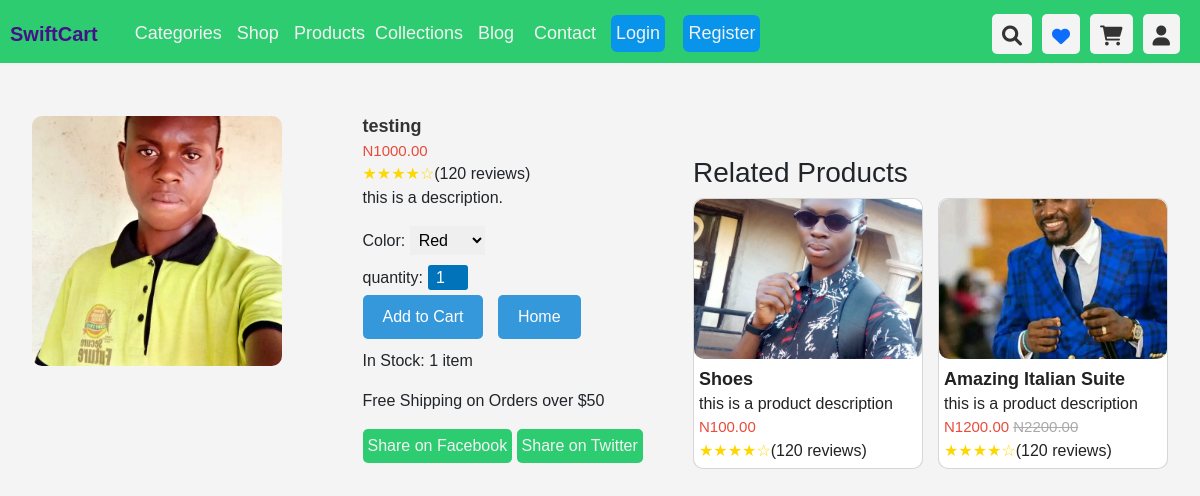
/product/45f5c0f7-6c9f-45db-b106-e568e50273c1/, run on the app's committed database.
### Store/models.py (models this page shows)
class Product(models.Model):
    id = models.UUIDField(primary_key=True, unique=True, default=uuid.uuid4)
    name = models.CharField(max_length=100)
    image = models.ImageField(upload_to='products_images', blank=True, null=True)
    description = models.TextField()
    in_stock = models.PositiveBigIntegerField(default=1)
    price = models.DecimalField(decimal_places=2, max_digits=10000)
    is_sale = models.BooleanField(default=False)
    sale_price = models.DecimalField(decimal_places=2, max_digits=10000, blank=True, null=True)
    is_featured = models.BooleanField(default=False)
    is_trending = models.BooleanField(default=False)
    is_best_seller = models.BooleanField(default=False)
    category = models.ForeignKey(Category, related_name='product_category', on_delete=models.CASCADE)
    created_by = models.ForeignKey(User, related_name='addes_product', on_delete=models.CASCADE)
    created_at = models.DateTimeField(auto_now_add=True)
    def __str__(self):
        return f'{self.name}'

### Store/views.py (the view)
# urls.py: path('product/<uuid:product_id>/', views.product_details, name='product'),
def product_details(request, product_id):
    categories = Category.objects.all()
    product = get_object_or_404(Product, id=product_id)
    related_products = Product.objects.filter(category=product.category).exclude(id=product_id)[0:3]
    context = {
        'product':product,
        'related_products':related_products,
        'categories':categories,
        }
    return render(request, 'store/product_details.html', context)

### Store/models.py (called while the page is built)
    def __str__(self):
        return f'{self.name}'

### Store/templates/store/product_details.html (shortened to what this page needs)
{% extends 'store/base.html' %}
{% load static %}
{% block content %}
<br>
<br>
<br><br>
<div class="container-fluid">
    <div class="product-detail-page">
        <div style="display: flex; justify-content: space-between;" class="product-detail">
            <div class="product-images product-card">
                {% if product.image %}
                <img src="{{product.image.url}}" alt="images/images (20).jpeg">
                {% endif %}
            </div>
            <div class="product-info">
                <h1 class="product-title">{{product}}</h1>
                {% if product.is_sale%}
                <p class="product-price" style="padding: 0; margin: 0;">N{{product.price}} <span class="old-price">
                        N{{product.sale_price}} </span></p>
                {% else %}
                <p class="product-price" style="padding: 0; margin: 0;">N{{product.price}} </p>
                {% endif %}
                <div class="product-rating">
                    <span class="rating-stars">★★★★☆</span>
                    <span class="rating-count">(120 reviews)</span>
                </div>
                <p class="product-description">{{product.description}}.</p>
                <div class="product-variations">
                    <label for="color">Color:</label>
                    <select id="color">
                        <option value="red">Red</option>
                    </select>
                </div>
                <div class="quantity">
                    <label for="quantity-{{product.id}}">quantity:</label>
                    <input type="number" name="quantity" id="quantity" min="1" value="1" class="button">
                </div>
                <div class="cta-buttons">
                    <button type="submit" class="add-to-cart btn" value="{{product.id}}" id="add-to-cart">Add to
                        Cart</button>
                    <button class="buy-now btn"><a href="{% url 'home' %}" style="text-decoration: none; color: #fafafa;">Home</a></button>
                </div>
                <div class="product-stock">
                    {% if product.in_stock == 1 %}
                    <p>In Stock: <span class="stock-quantity">{{product.in_stock}} item</span></p>
                    {% else %}
                    <p>In Stock: <span class="stock-quantity">{{product.in_stock}} items</span></p>
                    {% endif %}
                </div>
                <div class="product-shipping">
                    <p>Free Shipping on Orders over $50</p>
                </div>
                <div class="social-sharing">
                    <button><a href="https://facebook.com/"></a>Share on Facebook</button>
                    <button>Share on Twitter</button>
                </div>
            </div>
        </div>
        <div class="related-products">
            <h3>Related Products</h3>
            <section class="section">
                <div class="product-carousel section-container">
                    {% for product in related_products %}
                    <div class="card">
                        <div class="card-img">
                            {% if product.image %}
                            <img src="{{product.image.url}}" alt="images/images (20).jpeg">
                            {% endif %}
                        </div>
                        <div class="card-content">
                            <a href="{% url 'product' product.id %}" style="text-decoration: none; color: #222;">
                                <div>
                                    <h3 class="product-title">{{product}}</h3>
                                    <p class="product-description" style="padding: 0; margin: 0;">
                                        this is a product description
                                    </p>
                                    {% if product.is_sale %}
                                    <p class="product-price" style="padding: 0; margin: 0;">N{{product.sale_price}}
                                        <span class="old-price"> N{{product.price}} </span>
                                    </p>
                                    {% else %}
                                    <p class="product-price" style="padding: 0; margin: 0;">N{{product.price}} </p>
                                    {% endif %}
                                    <div class="product-rating">
                                        <span class="rating-stars">★★★★☆</span>
                                        <span class="rating-count">(120 reviews)</span>
                                    </div>
                                </div>
                            </a>
                        </div>
                    </div>
                    {% endfor %}
                </div>
            </section>
        </div>
    </div>
</div>
{% endblock %}

### static/assets/css/style.css (style rules this page uses)
* { margin: 0; padding: 0; box-sizing: border-box; }
body { font-family: Arial, sans-serif; min-height: 100vh; background-color: #f4f4f4; }
.btn { text-decoration: none; background: rgba(0, 140, 255, 0.856); padding: 10px 18px; border: none; color: #fff; }
h1 { color: #333; margin-bottom: 20px; }
.section-container { display: flex; justify-content: space-between; overflow-x: hidden; overflow: scroll; scrollbar-width: none; gap: 5px; }
.section-container .card { max-width: 320px; max-height: 300px; border: 1px solid #3333; border-radius: 10px; min-width: 230px; }
.section-container .card .card-img img { width: 100%; height: 160px; border-radius: 10px; object-fit: cover; }
.section-container .card .card-content { display: flex; justify-content: space-between; padding: 5px; margin-top: 5px; }
.product-detail-page { display: flex; justify-content: space-between; padding: 20px; }
.product-detail-page .product-detail { flex: 2.5; }
.product-detail-page .related-products { flex: 1; }
.product-images { width: 45%; }
.product-images.product-card { width: 250px; text-align: center; }
.product-info { width: 50%; }
.product-title { font-size: 18px; font-weight: bold; margin-bottom: 2px; }
.product-price { font-size: 15px; color: #e74c3c; }
.old-price { text-decoration: line-through; color: #aaa; }
.product-rating { display: flex; align-items: center; }
.rating-stars { color: gold; }
.product-variations { margin-top: 15px; }
#color { border: none; padding: 5px; margin-bottom: 5px; }
.cta-buttons button { background-color: #3498db; color: white; border: none; padding: 10px 20px; font-size: 16px; cursor: pointer; border-radius: 5px; margin-right: 10px; }
.product-stock, .product-shipping { margin-top: 10px; }
.social-sharing { margin-top: 15px; }
.social-sharing button { background-color: #2ecc71; color: #f2f2f2; border: none; padding: 5px; border-radius: 5px; }
.related-products { margin-top: 40px; }
.product-carousel { display: flex; gap: 15px; }
.product-card { width: 200px; text-align: center; }
.product-card img { width: 100%; border-radius: 10px; }

### Store/templates/store/product_details.html (style rules this page uses)
.quantity { display: flex; align-items: center; margin: 5px 0; }
.button { width: 40px; height: 25px; margin: 0 5px; background-color: #0073bb; color: white; border: none; border-radius: 3px; cursor: pointer; text-align: center; }

### data on the page
Product: image (picture), name "testing", price "1000.00", description "this is a description", in_stock "1"
Product: image (picture), name "Shoes", price "100.00"
Product: image (picture), name "Amazing Italian Suite", sale_price "1200.00", price "2200.00"
